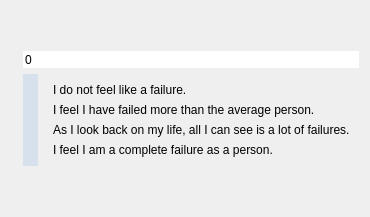
          <widget class="QWidget" name="pageOne">
           <layout class="QGridLayout" name="gridLayout_4">
            <item row="2" column="0">
             <spacer name="verticalSpacer_3">
              <property name="orientation">
               <enum>Qt::Vertical</enum>
              </property>
              <property name="sizeHint" stdset="0">
               <size>
                <width>20</width>
                <height>40</height>
               </size>
              </property>
             </spacer>
            </item>
            <item row="1" column="0">
             <widget class="QFrame" name="frame">
              <layout class="QGridLayout" name="gridLayout_29">
               <property name="leftMargin">
                <number>12</number>
               </property>
               <property name="topMargin">
                <number>0</number>
               </property>
               <property name="rightMargin">
                <number>0</number>
               </property>
               <property name="bottomMargin">
                <number>0</number>
               </property>
               <item row="1" column="0">
                <widget class="QSlider" name="b_slider_3">
                 <property name="styleSheet">
                  <string notr="true">

/* ///////////////////////////////////////////////////////////////
QSlider Colors
/////////////////////////////////////////////////////////////// */

QSlider::handle:vertical {background:rgb(82,145,226);}
QSlider::handle:vertical:hover {background:rgb(122,185,255);}
QSlider::handle:vertical:pressed {background:rgb(32,95,176);}
QSlider::groove:vertical:hover {background:rgba(82,145,226,0.25);}
QSlider::groove:vertical {background:rgba(82,145,226,0.15);}

        </string>
                 </property>
                 <property name="maximum">
                  <number>3</number>
                 </property>
                 <property name="value">
                  <number>0</number>
                 </property>
                 <property name="orientation">
                  <enum>Qt::Vertical</enum>
                 </property>
                 <property name="invertedAppearance">
                  <bool>true</bool>
                 </property>
                </widget>
               </item>
               <item row="1" column="1">
                <widget class="QFrame" name="frame">
                 <layout class="QVBoxLayout" name="verticalLayout_2">
                  <property name="leftMargin">
                   <number>9</number>
                  </property>
                  <property name="topMargin">
                   <number>9</number>
                  </property>
                  <property name="rightMargin">
                   <number>9</number>
                  </property>
                  <property name="bottomMargin">
                   <number>9</number>
                  </property>
                  <item>
                   <widget class="QLabel" name="label_6">
                    <property name="text">
                     <string>I do not feel like a failure.</string>
                    </property>
                   </widget>
                  </item>
                  <item>
                   <widget class="QLabel" name="label_7">
                    <property name="text">
                     <string>I feel I have failed more than the average person.</string>
                    </property>
                   </widget>
                  </item>
                  <item>
                   <widget class="QLabel" name="label_8">
                    <property name="text">
                     <string>As I look back on my life, all I can see is a lot of failures.</string>
                    </property>
                   </widget>
                  </item>
                  <item>
                   <widget class="QLabel" name="label_9">
                    <property name="text">
                     <string>I feel I am a complete failure as a person.</string>
                    </property>
                   </widget>
                  </item>
                 </layout>
                </widget>
               </item>
               <item row="0" column="0" colspan="2">
                <widget class="QSpinBox" name="b_box_3">
                 <property name="frame">
                  <bool>false</bool>
                 </property>
                 <property name="buttonSymbols">
                  <enum>QAbstractSpinBox::NoButtons</enum>
                 </property>
                </widget>
               </item>
              </layout>
             </widget>
            </item>
            <item row="0" column="0">
             <spacer name="verticalSpacer_6">
              <property name="orientation">
               <enum>Qt::Vertical</enum>
              </property>
              <property name="sizeHint" stdset="0">
               <size>
                <width>20</width>
                <height>40</height>
               </size>
              </property>
             </spacer>
            </item>
           </layout>
          </widget>
